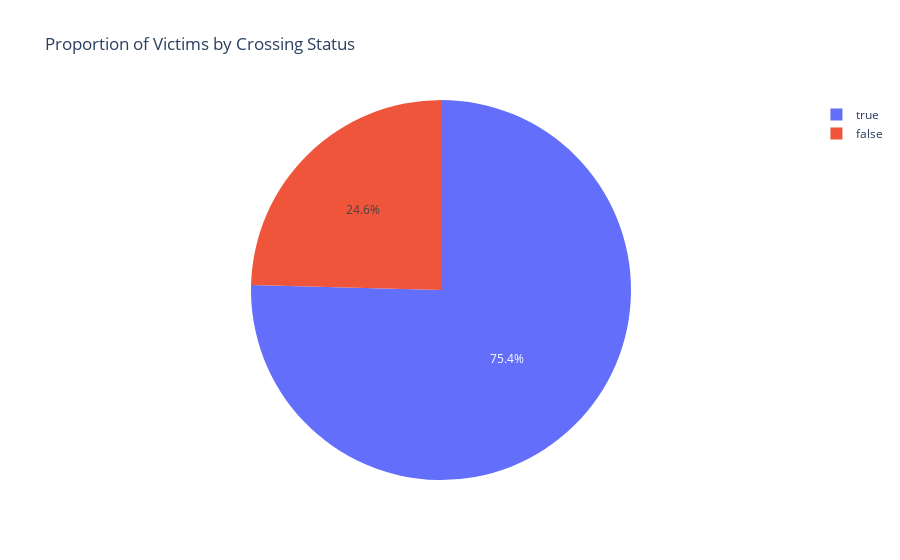

Here is the notebook cell this chart was saved with:
### Code cell
import plotly.express as px

# Group data by 'es_cruce', summing 'n_victimas'
grouped_data = data_hm.groupby('es_cruce')['n_victimas'].sum().reset_index()

# Create a pie chart using Plotly Express
fig = px.pie(grouped_data, values='n_victimas', names='es_cruce', 
             title='Proportion of Victims by Crossing Status')

# Show the plot
fig.show()

### Figure 1 — Plotly figure (JSON) as saved in the notebook; plotly's stock layout.template omitted (floating-point values rounded to 4 significant figures)
{"data": [{"domain": {"x": [0, 1], "y": [0, 1]}, "hovertemplate": "es_cruce=%{label}<br>n_victimas=%{value}<extra></extra>", "labels": [false, true], "legendgroup": "", "name": "", "showlegend": true, "type": "pie", "values": [176, 540]}], "layout": {"legend": {"tracegroupgap": 0}, "title": {"text": "Proportion of Victims by Crossing Status"}}}
